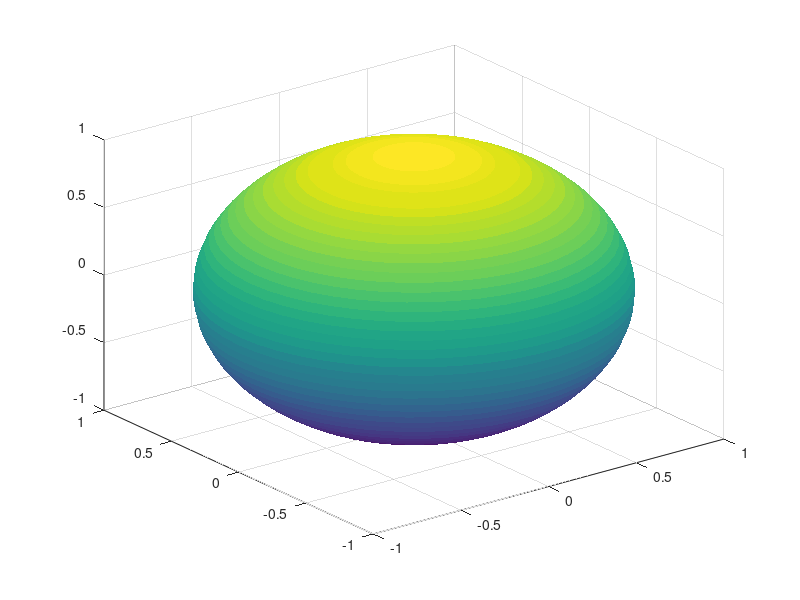

Write the MATLAB code that produced this figure. (Note: this script raises an error after producing the figure.)
% 06 32
clc
clear

sphere(50);
shading flat;
light('Position', [1 3 2]);
light('Position', [-3 - 1 3]);
material shiny;
axis vis3d off;
set(gcf, 'Color', [1 1 1]);
view(-45, 20);
